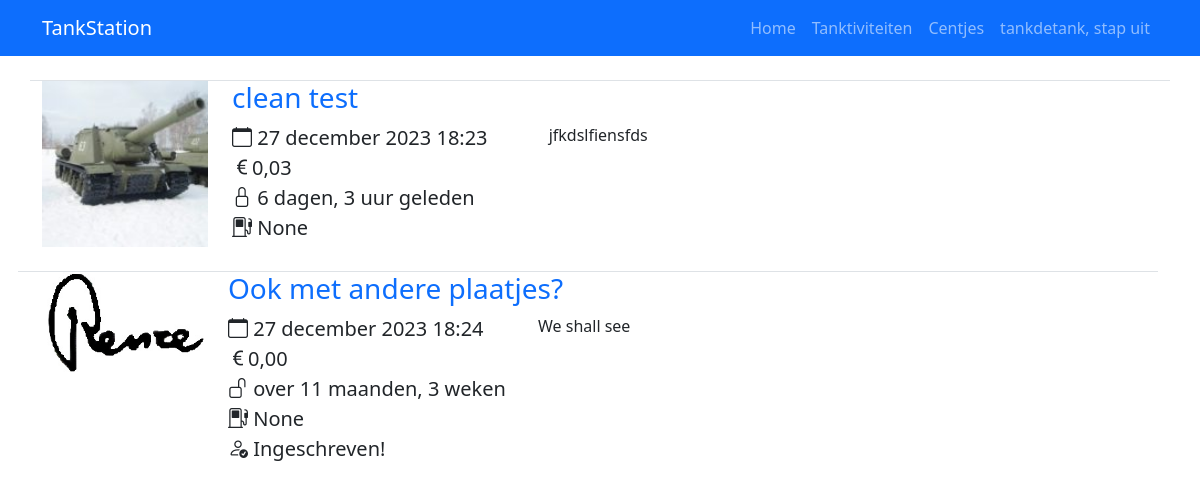
The page /tanktiviteiten/ (signed in) on the database its author committed.
### evenementen/models.py (models this page shows)
class Tanktiviteit(models.Model):
    naam = models.CharField(max_length=140)
    beschrijving = models.CharField(max_length=400)
    prijs = models.DecimalField("Prijs", max_digits=7, decimal_places=2, default=0.00)
    gemaakt_door = models.ForeignKey(settings.AUTH_USER_MODEL, on_delete=models.SET_NULL, null=True, related_name="Gemaakt_door")
    verantwoordelijke = models.ForeignKey(settings.AUTH_USER_MODEL, on_delete=models.SET_NULL, null=True, related_name="Verantwoordelijke")
    aanmaakmoment = models.DateTimeField("Aangemaakt op", auto_now_add=True)
    sluiting = models.DateTimeField("De inschrijvingen sluiten om")
    wanneer = models.DateTimeField("Tanktiviteit moment")
    plaatje = models.ImageField(upload_to="images/", default="images/tank.jpg")
    max_inschrijvingen = models.PositiveSmallIntegerField(default=76)
    tankrekening = models.BooleanField(default=True)

### evenementen/views.py (the view)
# urls.py: path('', views.index, name='Home'),
@login_required
def index(request):
    startday = timezone.make_aware(datetime.combine(datetime.now().date(), datetime.min.time()))
    komende_tanktiviteiten = Tanktiviteit.objects.filter(wanneer__gt=startday)
    ingeschreven = [bool(ttvt.inschrijvingen.filter(plaatser=request.user)) for ttvt in komende_tanktiviteiten]
    context = {
        'komende_tanktiviteiten': komende_tanktiviteiten,
        'ingeschreven': ingeschreven,
        'data': zip(komende_tanktiviteiten, ingeschreven),
        'nu': timezone.now()
    }
    return render(request, 'main.html', context)

### evenementen/templates/main.html
{% extends 'base.html' %}
{% load humanize %}
{% block content %}
    {% if komende_tanktiviteiten %}
        {% for ttvt, ins in data %}
            <div class="row border-top">
                <div class="col-2">
                    <figure class="figure" style="width:100%;">
                        <img class="figure-img" src="/{{ ttvt.plaatje }}" style="width:inherit;object-fit:contain;">
                    </figure>
                </div>
                <div class="col-10">
                    <div class="row">
                        <h3><a href="{% url 'evenementen:Tanktiviteit detail' ttvt.id %}" style="text-decoration:none;">{{ttvt.naam}}</a></h3>
                    </div>
                    <div class="row">
                        <div class="col-4">
                            <div class="row">
                                <span class="lead"><i class="bi-calendar"></i> {{ ttvt.wanneer }}</span>
                            </div>
                            <div class="row">
                                <span class="lead"><i class="bi-currency-euro"></i>{{ ttvt.prijs }}</span>
                            </div>
                            <div class="row">
                                {% if nu > ttvt.sluiting %}
                                    <span class="lead"><i class="bi-lock"></i> {{ ttvt.sluiting|naturaltime }}</span>
                                {% else %}
                                    <span class="lead"><i class="bi-unlock"></i> {{ ttvt.sluiting|naturaltime }}</span>
                                {% endif %}
                            </div>
                            <div class="row">
                                <span class="lead"><i class="bi-fuel-pump"></i> {{ ttvt.verantwoordelijke }}</span>
                            </div>
                            {% if ins %}
                                <div class="row">
                                    <span class="lead"><i class="bi-person-check"></i> Ingeschreven!</span>
                                </div>
                            {% endif %}
                        </div>
                        <div class="col-6">
                            {{ ttvt.beschrijving }}
                        </div>
                    </div>
            </div>
        {% endfor %}
    {% else %}
        <h1>Er komt niks aan :(</h1>
    {% endif %}
{% endblock %}

### TankStation/templates/base.html (shortened to what this page needs)
<!DOCTYPE html>
<html lang="en">
<head>
    <link href="https://cdn.jsdelivr.net/npm/bootstrap@5.3.0-alpha1/dist/css/bootstrap.min.css" rel="stylesheet">
    <link rel="stylesheet" href="https://cdn.jsdelivr.net/npm/bootstrap-icons@1.10.3/font/bootstrap-icons.css">
</head>
<body>
<nav class="navbar navbar-expand-lg bg-primary mb-4" data-bs-theme="dark">
    <div class="container-lg">
        <a class="navbar-brand" href="{% url 'Home' %}">TankStation</a>
        <div class="collapse navbar-collapse">
            <ul class="navbar-nav ms-auto mb-2 mb-lg-0">
                <li class="nav-item">
                    <a class="nav-link" href="{% url 'Home' %}">Home</a>
                </li>
                <li class="nav-item">
                    <a class="nav-link" href="{% url 'evenementen:Evenementen home' %}">Tanktiviteiten</a>
                </li>
                <li class="nav-item">
                    <a class="nav-link" href="{% url 'geldzaken:Geld home' %}">Centjes</a>
                </li>
                {% if user.is_authenticated %}
                <li class="nav-item">
                    <a class="nav-link" href="{% url 'logout' %}">{{ user.get_username }}, stap uit</a>
                </li>
                {% else %}
                <li class="nav-item">
                    <a class="nav-link" href="{% url 'login' %}">Login</a>
                </li>
                {% endif %}
            </ul>
        </div>
    </div>
</nav>
<div class="container-lg">
    {% block content %}{% endblock %}
</div>
</body>
</html>

### rows shown on the page
Tanktiviteit: plaatje (picture), naam "clean test", wanneer "27 december 2023 18:23", prijs "0,03", sluiting "6 dagen, 3 uur geleden", verantwoordelijke "None", beschrijving "jfkdslfiensfds"
Tanktiviteit: plaatje (picture), naam "Ook met andere plaatjes?", wanneer "27 december 2023 18:24", prijs "0,00", sluiting "over 11 maanden, 3 weken", verantwoordelijke "None", shows "Ingeschreven!", beschrijving "We shall see"

### other values the page prints
{{ user.get_username }} "tankdetank"
